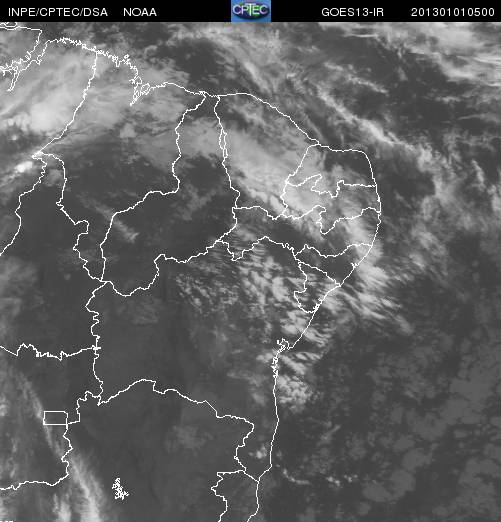
#> input picture pics/clouds/S11235251_201301010500.jpg, 501 x 522 px; its folder holds 4 pictures in this run
$ python croper.py
#> lines starting #> are read from the running program, lines starting #| are printed output that depends on the picture
#!/usr/bin/python3.4
from PIL import Image
import os

fileList = os.listdir()
s = [309, 334, 501, 522]

for f in fileList:
    if f.find("jpg") >= 0:
        im = Image.open(f)
#> im is the input picture: PIL image 501x522 RGB; mean R, G, B 98.5, 98.6, 98.7
        print(f)
        im.crop(s).save(im.filename.replace(".jpg", "_square.jpg"))
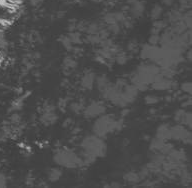
#> saved as S11235251_201301010500_square.jpg: PIL image 192x188 RGB; min 55, max 192, mean 77.3
#> pass 2 of the loop `for f in fileList:`:
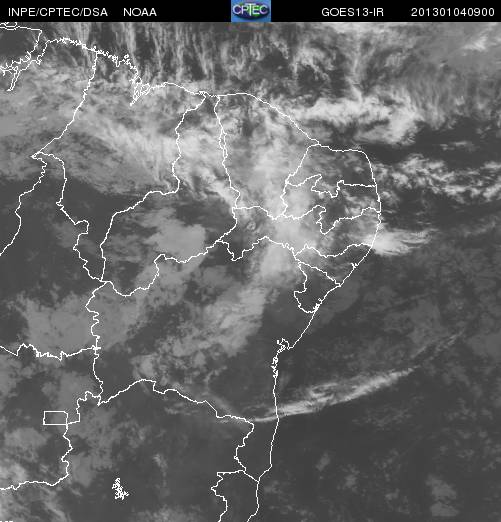
#> input picture pics/clouds/S11235251_201301040900.jpg, 501 x 522 px
#> im is the input picture: PIL image 501x522 RGB; mean R, G, B 104.2, 104.3, 104.4
#> `im.crop(s).save(im.filename.replace(".jpg", "_square.jpg"))`:
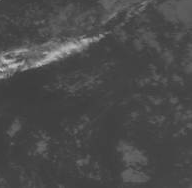
#> saved as S11235251_201301040900_square.jpg: PIL image 192x188 RGB; min 57, max 194, mean 74.4
#> pass 3 of the loop `for f in fileList:`:
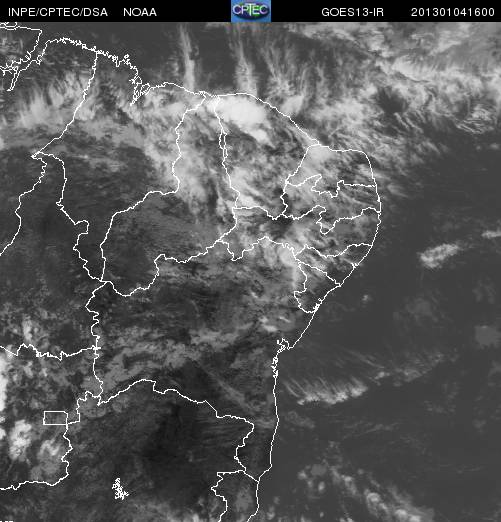
#> input picture pics/clouds/S11235251_201301041600.jpg, 501 x 522 px
#> im is the input picture: PIL image 501x522 RGB; mean R, G, B 89.3, 89.4, 89.6
#> `im.crop(s).save(im.filename.replace(".jpg", "_square.jpg"))`:
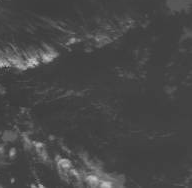
#> saved as S11235251_201301041600_square.jpg: PIL image 192x188 RGB; min 44, max 199, mean 71.4
#> the loop made 5 passes; the first 3 are shown
